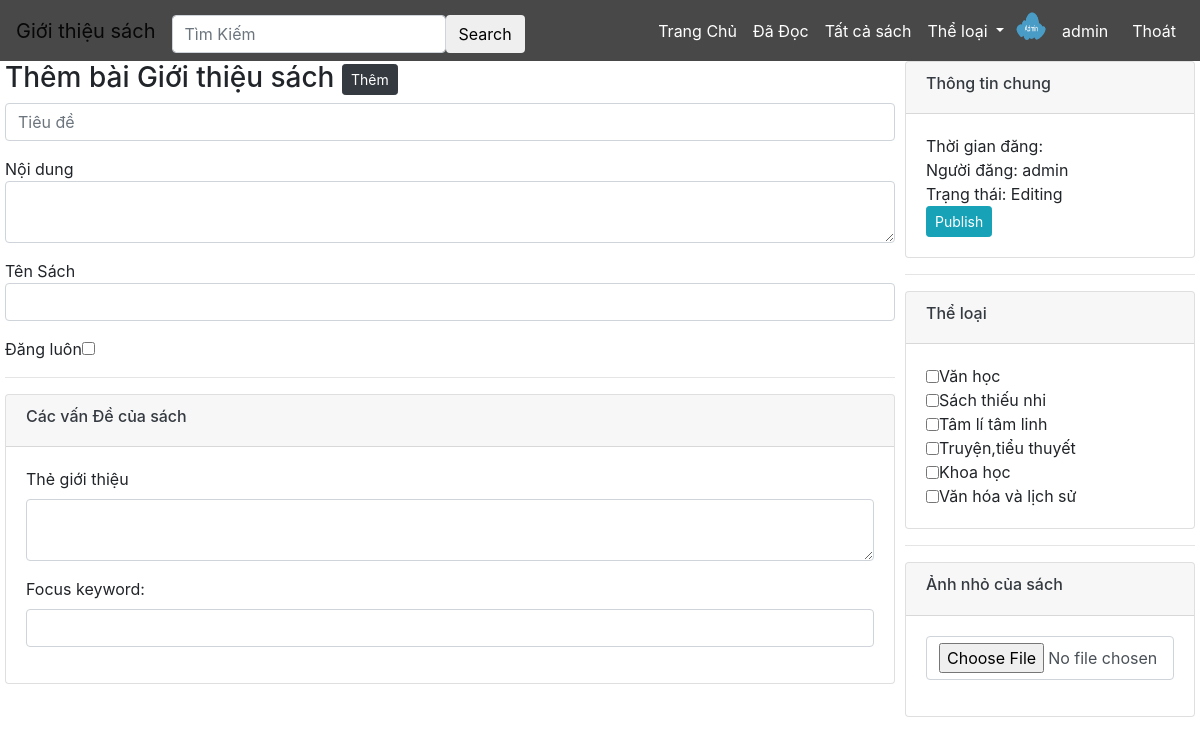
Screenshot of /admin/edit.php (signed in) with the database file from the repository.
### tables this page shows
CREATE TABLE `categories` (
  `category_id` int(11) NOT NULL,
  `category_name` varchar(70) DEFAULT NULL,
  `category_slug` varchar(50) DEFAULT NULL
);

### admin/edit.php (the view, shortened to what this page needs)
<?php
	$username_edit = "";
	if (isset($_SESSION['username']) ) {
		$username_edit = $_SESSION['username'];
	}
	$post_title = "";
	$post_content = "";
	$isPublic = 0;
	$book_name = "" ;
	$post_description = "";
	$post_keyword = "";
	$post_category = 0;
?>
<?php include_once("../includes/header.php"); ?>
</head>
<body>
		<div class="container-fluid">
			<div class="row ">
				<div class="col-xs-9 col-sm-9 col-md-9 col-lg-9">
					<form method="post" action="" enctype="multipart/form-data">
						<div class="add-new-post">
							<h3>Thêm bài Giới thiệu sách
				  				<a href="add-post.php">
				  					<button type="button" class="btn-sm btn btn-dark">
				  						<span>Thêm</span>
				  					</button>
				  				</a>
			  				</h3>
						</div>
						<div class="content-element">
							<div class="form-group">
		  						<input type="text" name="post_title" id="post_title" class="form-control" placeholder="Tiêu đề" value="<?php echo $post_title; ?>" >
			  				</div>
						    <div class="form-group">
                                <span> Nội dung</span>
						      <textarea class="form-control" id="post_content" name="post_content"><?php echo $post_content; ?></textarea>
						    </div>
                            <div class="form-group">
                            <span> Tên Sách</span>
						      <input class="form-control" id="$book_name" name="book_name" value= "<?php echo $book_name; ?>">
						    </div>
                            <div class="form-group">
							<div class="form-inline">
								<label for="post_public">Đăng luôn</label>
								<input type="checkbox" name="post_public" class="form-control" id="post_public" value="1" <?php echo ($isPublic==1)?"checked":" "; ?> >
			  				</div>
						</div>
						<hr>
						<div class="seo-element">
							<div class="card">
							    <div class="card-header">
							      <a class="card-link" data-toggle="collapse" href="#seo">
							      	<h6>
							      		<span class="text-dark">Các vấn Đề của sách</span>
							      	</h6>
							      </a>
							    </div>
							    <div id="seo" class="collapse show">
							      <div class="card-body">
							      	<div class="form-group">
										<div class="form-group">
											<label for="">Thẻ giới thiệu  </label>
											<textarea class="form-control" name="post_description" ><?php echo $post_description; ?></textarea>
										</div>
										<div class="form-group">
											<label for="">Focus keyword: </label>
											<input type="text" name="post_keyword" class="form-control"<?php echo $post_keyword; ?> >
										</div>
									</div>
							      </div>
							    </div>
							 </div>
						</div>
					</div>
                    </div>
					<div class="col-xs-3 col-sm-3 col-md-3 col-lg-3">
						<div class="card">
						    <div class="card-header">
						      <a class="card-link" data-toggle="collapse" href="#post-info">
						      	<h6>
						      		<span class="text-dark">Thông tin chung</span>
						      	</h6>
						      </a>
						    </div>
						    <div id="post-info" class="collapse show">
						      <div class="card-body">
						      	<span class="post-info-item">
						      		Thời gian đăng:
						      	</span> <br>
						      	<span class="post-info-item"><i class="fa fa-user" style="font-size:14px;"></i> Người đăng: <?php echo $username_edit;?></span><br>
						      	<span class="post-info-item"><i class="fa fa-cog" style="font-size:14px;"></i> Trạng thái: <?php echo ($isPublic == 1)?"Public":"Editing"; ?></span><br>
								<input type="submit" name="publish" class="btn btn-sm btn-info"  value="Publish">
						      </div>
						    </div>
						 </div>
						<hr>
						<div class="card">
							<div class="card-header">
							  <a class="card-link" data-toggle="collapse" href="#post-category">
							  	<h6>
							  		<span class="text-dark">Thể loại</span>
							  	</h6>
							  </a>
							</div>
							<div id="post-category" class="collapse show">
							  <div class="card-body">
						 		<?php
						 			$sql_show_category = "SELECT * FROM categories";
						 			$query_show_category = mysqli_query($conn,$sql_show_category);
						 			while ($show_category = mysqli_fetch_array($query_show_category) ) {
						 		?>
								<div class="form-inline">
									<input type="checkbox" name="post_category" class="form-control form-category"
										value="<?php echo $show_category['category_id']?>"
										<?php echo ($post_category == $show_category['category_id'] )?"checked":" ";?> >
							 		<span><?php echo $show_category['category_name']; ?></span>
								</div>
						 		<?php
						 			}
						 		?>
							  </div>
							</div>
						</div>
						<hr>
						<div class="card">
						    <div class="card-header">
						      <a class="card-link" data-toggle="collapse" href="#post_thumb">
						      	<h6>
						      		<span class="text-dark">Ảnh nhỏ của sách </span>
						      	</h6>
						      </a>
						    </div>
						    <div id="post_thumb" class="collapse show">
						      <div class="card-body">
						      	<div class="form-group">
									 <input type="file" name="post_thumb" accept="image/*" class="form-control">
								</div>
						      </div>
						    </div>
						</div>
	  				</div>
			</div>
		</div>

### includes/header.php (style rules this page uses)
div [class^="col-"] { padding-left:5px; padding-right:5px; }
.card { transition:0.5s; }

### rows the page displays
categories: category_name "Văn học"
categories: category_name "Sách thiếu nhi"
categories: category_name "Tâm lí tâm linh"
categories: category_name "Truyện,tiểu thuyết"
categories: category_name "Khoa học"
categories: category_name "Văn hóa và lịch sử"

### other values shown
$_SESSION["username"] "admin"
$username_edit "admin"
